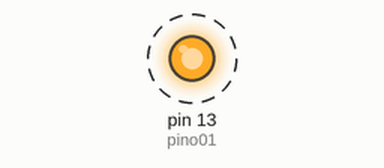
This sketch was run on a simulated Arduino Uno, built with avr-gcc and run on an emulated ATmega328P. On the bench: output pins drawn as LEDs (lit = HIGH). Dashed ring = blinking.

Above: at 0.5 s.
Timing chart, 0 to 4.6 s (numbered marks = the images above):
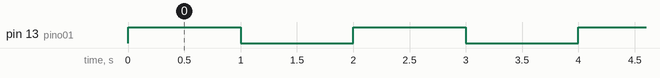

Measured:
- by itself, pin 13 (pino01): alternates HIGH for 1.0 s and LOW for 1.0 s

The sketch:

acenderApagarLed.ino
```cpp
int pino01 = 13;
void setup()
{
  pinMode(pino01, OUTPUT);
}

void loop()
{
  digitalWrite(pino01, HIGH);//ligar
  delay(1000); // tempo
  digitalWrite(pino01, LOW);//apagar
  delay(1000); // Wait for 1000 millisecond(s)
}
```
